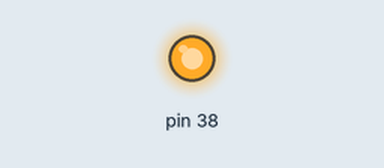
Simulated run of this program. Board: Raspberry Pi (header pin numbers). Shown: output pins drawn as LEDs (lit = HIGH).

Above: at 1.0 s.
At 5.5 s:
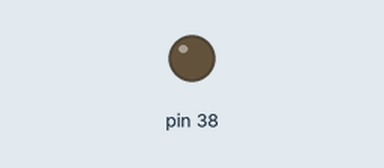
Timing chart, 0 to 6.9 s (numbered marks = the images above):
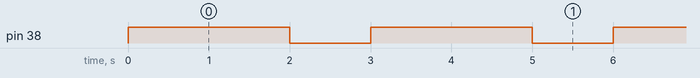

The program:

prac6.py
```python
import RPi.GPIO as GPIO
from time import sleep


GPIO.setmode(GPIO.BOARD)
GPIO.setwarnings(False)
GPIO.setup(38,GPIO.OUT , initial = GPIO.LOW)

while True:

    GPIO.output(38,GPIO.HIGH)
    sleep(2)
    GPIO.output(38,GPIO.LOW)
    sleep(1)
```

Measured:
- by itself, pin 38: alternates HIGH for 2.0 s and LOW for 1.0 s
